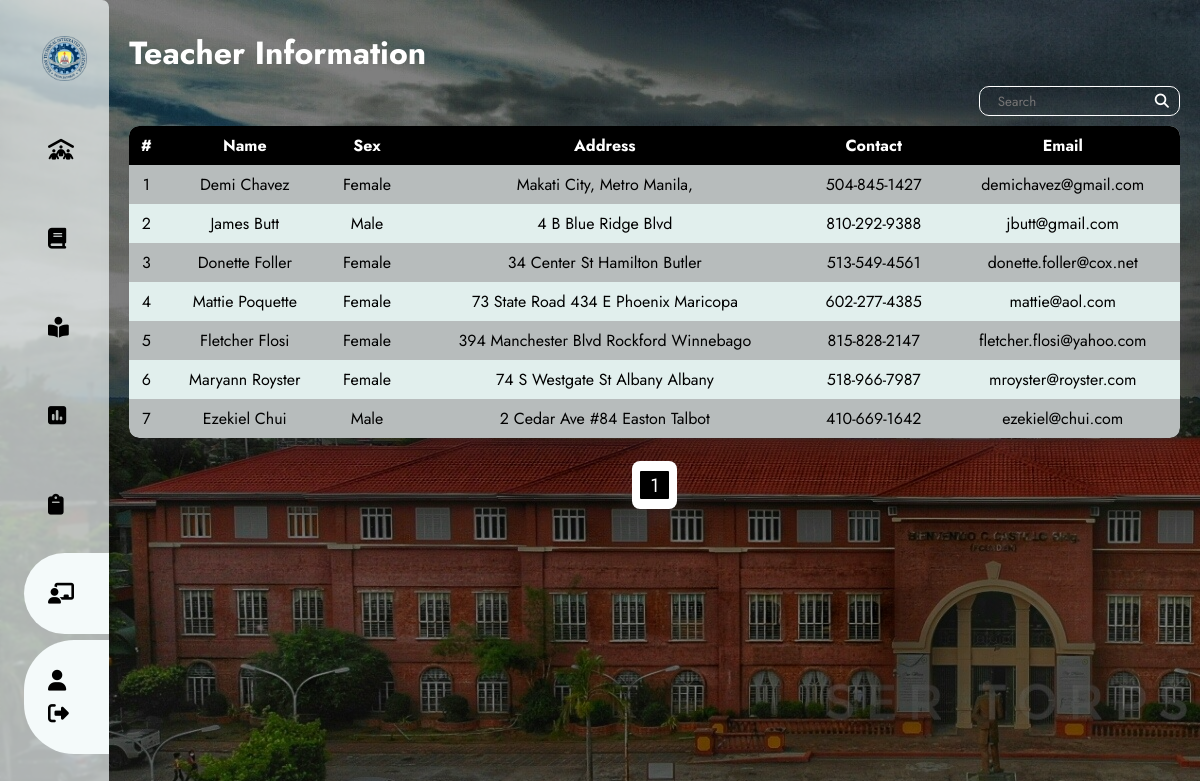
Page /pages/teacherContact.php (signed in) on the committed database.
### tables this page shows
CREATE TABLE `teachers` (
  `teacherID` int(11) NOT NULL,
  `full_name` varchar(255) DEFAULT NULL,
  `email` varchar(255) NOT NULL,
  `password` varchar(255) NOT NULL,
  `gender` varchar(10) DEFAULT NULL,
  `address` varchar(255) DEFAULT NULL,
  `contact` varchar(20) DEFAULT NULL
);

### pages/teacherContact.php (the view, shortened to what this page needs)
<?php
include("../phpFiles/dbConnect.php");
$searchKeyword = "";
if (isset($_GET["searchKeyword"])) {
    $searchKeyword = $_GET["searchKeyword"];
    $sql = "SELECT * FROM teachers WHERE teacherID LIKE '%$searchKeyword%' OR full_name LIKE '%$searchKeyword%' OR email LIKE '%$searchKeyword%' OR contact LIKE '%$searchKeyword%' OR gender LIKE '%$searchKeyword%' OR address LIKE '%$searchKeyword%' OR level_section LIKE '%$searchKeyword%'";
} else {
    $sql = "SELECT * FROM teachers";
}
$result = $connect->query($sql);
?>
<!DOCTYPE html>
<html lang="en">
<head>
    <link rel="stylesheet" href="../styles/reviews.css">
    <?php include('header.php'); ?>
</head>
<body>
    <div class="container">
        <?php
             include('../components/ssidebar.php');
        ?>
        <main>
            <h1>Teacher Information</h1>
            <div class="main-content">
                <div class="contain">
                    <form action="<?php echo htmlspecialchars($_SERVER["PHP_SELF"]); ?>" method="get" class="search" id="upd-form">
                        <input type="text" name="searchKeyword" value="<?php echo $searchKeyword; ?>" placeholder="  Search">
                        <i class="fa-solid fa-magnifying-glass"></i>
                    </form>
                </div>
                <?php
                echo "<table>";
                echo "<tr><th>#</th><th>Name</th><th>Sex</th><th>Address</th><th>Contact</th><th>Email</th></tr>";
                if ($result->num_rows > 0) {
                    while ($row = $result->fetch_assoc()) {
                        echo "<tr>";
                        echo "<td>" . $row["teacherID"] . "</td>";
                        echo "<td>" . $row["full_name"] . "</td>";
                        echo "<td>" . $row["gender"] . "</td>";
                        echo "<td>" . $row["address"] . "</td>";
                        echo "<td>" . $row["contact"] . "</td>";
                        echo "<td>" . $row["email"] . "</td>";
                    }
                    echo "</div>";
                } else {
                    echo "<tr><td colspan='12' id='noRes'>No Results</td></tr>";
                }
                echo "</table><br>";
                ?>
                <div class="paginationCont">
                    <div class="paginationMain">
                        <?php
                        include("../pages/pagination.php");
                        ?>
                    </div>
                </div>
            </div>
</body>
</html>

### styles/reviews.css (style rules this page uses)
:root { --bg: #f4fafa; --bg-darker: #eaf4f3; --teal: #38a095; --lightgreen: #cce1df; --lightblue: #90cac4; --blue: #8edaf1; }
* { margin: 0; padding: 0; outline: none; border: none; text-decoration: none; box-sizing: border-box; font-family: "Jost", sans-serif; }
body { background-image: linear-gradient(rgba(0, 0, 0, 0.5), rgba(0, 0, 0, 0.5)),url("../images/bths.jpg"); }
.container { display: flex; }
main { position: relative; padding: 20px; width: calc(100% - 100px); }
.contain { height: 30px; display: flex; justify-content: flex-end; gap: 15px; }
.button, .search { font-size: 1.2em; background: none; }
.search { display: flex; border: 1px solid white; border-radius: 10px; padding-left: 10px; }
.search input { background: none; }
.search i { color: white; font-size: 0.8875rem; padding: 0 10px 0 5px; align-self: center; }
h1 { padding: 10px 0; color: white; }
.main-content { text-align: center; }
table { overflow: hidden; border-radius: 10px; margin-top: 10px; border-collapse: collapse; width: 100%; box-shadow: rgba(100, 100, 111, 0.2) 0px 7px 29px 0px; }
th, td { padding: 8px; text-align: center; word-wrap: break-word; }
th { background-color: black; color: white; }
tr:nth-child(even) { background-color: #b7bcbc; -webkit-backdrop-filter: blur(1px); backdrop-filter: blur(1px); }
tr:nth-child(odd) { background-color: #E1EFED; }
.paginationCont { display: flex; justify-content: center; align-items: center; }
.paginationMain { display: flex; justify-content: center; align-items: center; height: 3em; border-radius: 0.5rem; background-color: white; color: white; box-shadow: rgba(100, 100, 111, 0.2) 0px 7px 29px 0px; padding: 0.5em }

### styles/adminDashboard.css (style rules this page uses)
* { margin: 0; padding: 0; box-sizing: border-box; font-family: 'Jost', sans-serif; }
body { margin: 0; padding: 0; background-image: linear-gradient(rgba(0, 0, 0, 0.5), rgba(0, 0, 0, 0.5)),url("../images/bths.jpg"); background-repeat: no-repeat; background-attachment:fixed; height: 100vh; }

### styles/sidebar.css (style rules this page uses)
* { font-family: 'Jost', sans-serif; }
:root { --green: #39a096; --lightblue: #a0cad8; --white: #f4f4f4; --darkwhite: #f4fafa; }

### rows in the picture
teachers: teacherID "1", full_name "Demi Chavez", gender "Female", address "Makati City, Metro Manila,", contact "504-845-1427", email "demichavez@gmail.com"
teachers: teacherID "2", full_name "James Butt", gender "Male", address "4 B Blue Ridge Blvd", contact "810-292-9388", email "jbutt@gmail.com"
teachers: teacherID "3", full_name "Donette Foller", gender "Female", address "34 Center St Hamilton Butler", contact "513-549-4561", email "donette.foller@cox.net"
teachers: teacherID "4", full_name "Mattie Poquette", gender "Female", address "73 State Road 434 E Phoenix Maricopa", contact "602-277-4385", email "mattie@aol.com"
teachers: teacherID "5", full_name "Fletcher Flosi", gender "Female", address "394 Manchester Blvd Rockford Winnebago", contact "815-828-2147", email "fletcher.flosi@yahoo.com"
teachers: teacherID "6", full_name "Maryann Royster", gender "Female", address "74 S Westgate St Albany Albany", contact "518-966-7987", email "mroyster@royster.com"
teachers: teacherID "7", full_name "Ezekiel Chui", gender "Male", address "2 Cedar Ave #84 Easton Talbot", contact "410-669-1642", email "ezekiel@chui.com"
